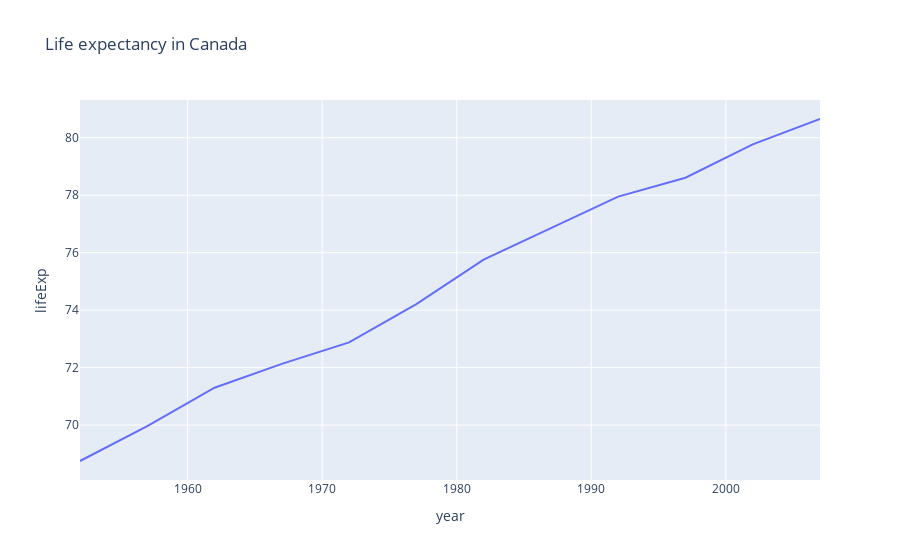

Write notebook code for a chart like this one.
### Markdown cell above
## Simple Line Plot with plotly.express
*plotly.express* is a high level interface to Plotly .. With *px.line*, each data point is represented as a vertex (which location is given by the x and y columns) of a polyline mark in 2D space.

### Code cell
import plotly.express as px

df = px.data.gapminder().query("country=='Canada'")
fig = px.line(df, x="year", y="lifeExp", title='Life expectancy in Canada')
fig.show()

### Figure 1 — Plotly figure (JSON) as saved in the notebook; plotly's stock layout.template omitted (floating-point values rounded to 4 significant figures)
{"data": [{"hovertemplate": "year=%{x}<br>lifeExp=%{y}<extra></extra>", "legendgroup": "", "line": {"color": "#636efa", "dash": "solid"}, "mode": "lines", "name": "", "orientation": "v", "showlegend": false, "type": "scatter", "x": [1952, 1957, 1962, 1967, 1972, 1977, 1982, 1987, 1992, 1997, 2002, 2007], "xaxis": "x", "y": [68.75, 69.96, 71.3, 72.13, 72.88, 74.21, 75.76, 76.86, 77.95, 78.61, 79.77, 80.65], "yaxis": "y"}], "layout": {"legend": {"tracegroupgap": 0}, "title": {"text": "Life expectancy in Canada"}, "xaxis": {"anchor": "y", "domain": [0, 1], "title": {"text": "year"}}, "yaxis": {"anchor": "x", "domain": [0, 1], "title": {"text": "lifeExp"}}}}
